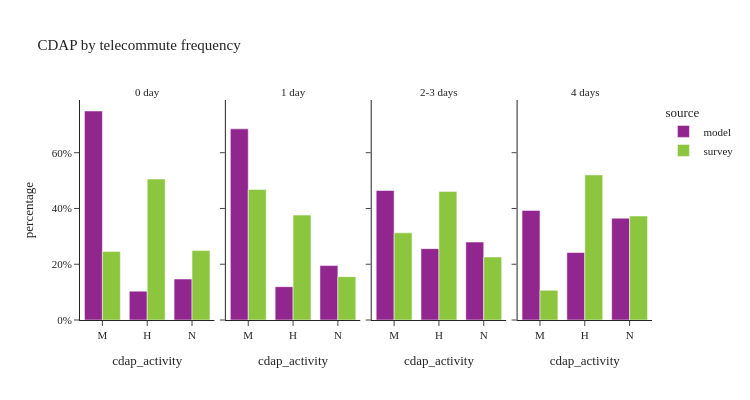

Write notebook code for a chart like this one.
### Code cell
util.plot_share_facetbar(per_data, 'person_weight', share_col="cdap_activity", title="CDAP by telecommute frequency", 
                            facet_col="telecommute_frequency_label", facet_col_wrap=4, height=400, orientation='v')

### Figure 1 — Plotly figure (JSON) as saved in the notebook; plotly's stock layout.template omitted (floating-point values rounded to 4 significant figures)
{"data": [{"alignmentgroup": "True", "customdata": [[961804], [132725], [188570]], "hovertemplate": "source=model<br>telecommute_frequency_label=0 day<br>cdap_activity=%{x}<br>percentage=%{y}<br>sample_size=%{customdata[0]}<extra></extra>", "legendgroup": "model", "marker": {"color": "#91268F", "pattern": {"shape": ""}}, "name": "model", "offsetgroup": "model", "orientation": "v", "showlegend": true, "textposition": "auto", "type": "bar", "x": ["M", "H", "N"], "xaxis": "x", "y": [0.7496, 0.1034, 0.147], "yaxis": "y"}, {"alignmentgroup": "True", "customdata": [[113440], [19768], [32278]], "hovertemplate": "source=model<br>telecommute_frequency_label=1 day<br>cdap_activity=%{x}<br>percentage=%{y}<br>sample_size=%{customdata[0]}<extra></extra>", "legendgroup": "model", "marker": {"color": "#91268F", "pattern": {"shape": ""}}, "name": "model", "offsetgroup": "model", "orientation": "v", "showlegend": false, "textposition": "auto", "type": "bar", "x": ["M", "H", "N"], "xaxis": "x2", "y": [0.6855, 0.1195, 0.195], "yaxis": "y2"}, {"alignmentgroup": "True", "customdata": [[151316], [83382], [91065]], "hovertemplate": "source=model<br>telecommute_frequency_label=2-3 days<br>cdap_activity=%{x}<br>percentage=%{y}<br>sample_size=%{customdata[0]}<extra></extra>", "legendgroup": "model", "marker": {"color": "#91268F", "pattern": {"shape": ""}}, "name": "model", "offsetgroup": "model", "orientation": "v", "showlegend": false, "textposition": "auto", "type": "bar", "x": ["M", "H", "N"], "xaxis": "x3", "y": [0.4645, 0.256, 0.2795], "yaxis": "y3"}, {"alignmentgroup": "True", "customdata": [[83244], [51241], [77324]], "hovertemplate": "source=model<br>telecommute_frequency_label=4 days<br>cdap_activity=%{x}<br>percentage=%{y}<br>sample_size=%{customdata[0]}<extra></extra>", "legendgroup": "model", "marker": {"color": "#91268F", "pattern": {"shape": ""}}, "name": "model", "offsetgroup": "model", "orientation": "v", "showlegend": false, "textposition": "auto", "type": "bar", "x": ["M", "H", "N"], "xaxis": "x4", "y": [0.393, 0.2419, 0.3651], "yaxis": "y4"}, {"alignmentgroup": "True", "customdata": [[1378], [4403], [2496]], "hovertemplate": "source=survey<br>telecommute_frequency_label=0 day<br>cdap_activity=%{x}<br>percentage=%{y}<br>sample_size=%{customdata[0]}<extra></extra>", "legendgroup": "survey", "marker": {"color": "#8CC63E", "pattern": {"shape": ""}}, "name": "survey", "offsetgroup": "survey", "orientation": "v", "showlegend": true, "textposition": "auto", "type": "bar", "x": ["M", "H", "N"], "xaxis": "x", "y": [0.2455, 0.5056, 0.2489], "yaxis": "y"}, {"alignmentgroup": "True", "customdata": [[137], [156], [56]], "hovertemplate": "source=survey<br>telecommute_frequency_label=1 day<br>cdap_activity=%{x}<br>percentage=%{y}<br>sample_size=%{customdata[0]}<extra></extra>", "legendgroup": "survey", "marker": {"color": "#8CC63E", "pattern": {"shape": ""}}, "name": "survey", "offsetgroup": "survey", "orientation": "v", "showlegend": false, "textposition": "auto", "type": "bar", "x": ["M", "H", "N"], "xaxis": "x2", "y": [0.4685, 0.3762, 0.1553], "yaxis": "y2"}, {"alignmentgroup": "True", "customdata": [[285], [509], [264]], "hovertemplate": "source=survey<br>telecommute_frequency_label=2-3 days<br>cdap_activity=%{x}<br>percentage=%{y}<br>sample_size=%{customdata[0]}<extra></extra>", "legendgroup": "survey", "marker": {"color": "#8CC63E", "pattern": {"shape": ""}}, "name": "survey", "offsetgroup": "survey", "orientation": "v", "showlegend": false, "textposition": "auto", "type": "bar", "x": ["M", "H", "N"], "xaxis": "x3", "y": [0.3126, 0.4613, 0.2262], "yaxis": "y3"}, {"alignmentgroup": "True", "customdata": [[74], [382], [238]], "hovertemplate": "source=survey<br>telecommute_frequency_label=4 days<br>cdap_activity=%{x}<br>percentage=%{y}<br>sample_size=%{customdata[0]}<extra></extra>", "legendgroup": "survey", "marker": {"color": "#8CC63E", "pattern": {"shape": ""}}, "name": "survey", "offsetgroup": "survey", "orientation": "v", "showlegend": false, "textposition": "auto", "type": "bar", "x": ["M", "H", "N"], "xaxis": "x4", "y": [0.1066, 0.5204, 0.373], "yaxis": "y4"}], "layout": {"annotations": [{"font": {}, "showarrow": false, "text": "0 day", "x": 0.1175, "xanchor": "center", "xref": "paper", "y": 1.0, "yanchor": "bottom", "yref": "paper"}, {"font": {}, "showarrow": false, "text": "1 day", "x": 0.3725, "xanchor": "center", "xref": "paper", "y": 1.0, "yanchor": "bottom", "yref": "paper"}, {"font": {}, "showarrow": false, "text": "2-3 days", "x": 0.6275, "xanchor": "center", "xref": "paper", "y": 1.0, "yanchor": "bottom", "yref": "paper"}, {"font": {}, "showarrow": false, "text": "4 days", "x": 0.8825, "xanchor": "center", "xref": "paper", "y": 1.0, "yanchor": "bottom", "yref": "paper"}], "barmode": "group", "height": 400, "legend": {"title": {"text": "source"}, "tracegroupgap": 0}, "title": {"text": "CDAP by telecommute frequency"}, "width": 750, "xaxis": {"anchor": "y", "domain": [0.0, 0.235], "title": {"text": "cdap_activity"}}, "xaxis2": {"anchor": "y2", "domain": [0.255, 0.49], "matches": "x", "title": {"text": "cdap_activity"}}, "xaxis3": {"anchor": "y3", "domain": [0.51, 0.745], "matches": "x", "title": {"text": "cdap_activity"}}, "xaxis4": {"anchor": "y4", "domain": [0.765, 1.0], "matches": "x", "title": {"text": "cdap_activity"}}, "yaxis": {"anchor": "x", "domain": [0.0, 1.0], "tickformat": ".0%", "title": {"text": "percentage"}}, "yaxis2": {"anchor": "x2", "domain": [0.0, 1.0], "matches": "y", "showticklabels": false, "tickformat": ".0%"}, "yaxis3": {"anchor": "x3", "domain": [0.0, 1.0], "matches": "y", "showticklabels": false}, "yaxis4": {"anchor": "x4", "domain": [0.0, 1.0], "matches": "y", "showticklabels": false}}}
